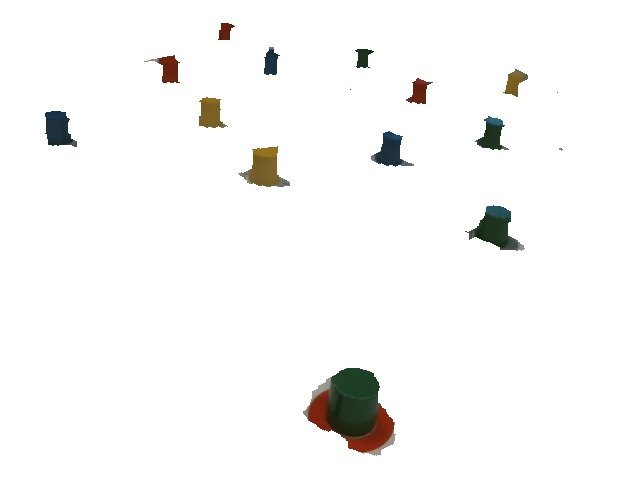
#> input picture on_comp/take_data2/sabun_img.jpg, 640 x 480 px
$ python homography.py
#> lines starting #> are read from the running program, lines starting #| are printed output that depends on the picture
#透視変換
import cv2
import numpy as np
import math

#座標クリックして画像切り取りGUI

def mouse_event(event, x, y, flags,param):
    drag = -1
    if pickup_mode=="none":
        if event==cv2.EVENT_LBUTTONUP:
            drag = -1

        if event==cv2.EVENT_LBUTTONDOWN:
            for i,pt in enumerate(pts):
                if np.linalg.norm(np.array(pt)-np.array([x,y]))<60:
                    drag = i
                    pts[drag]= [x,y]
                    break

    cv2.polylines(ui_frame,[pts],True, (255,0,0) , 1 )
    prev_pt = None
    for pt in pts:
        cv2.circle(ui_frame, center =(int(pt[0]),int(pt[1])), radius = 6 , color = (0,0,255), thickness=2)
        if prev_pt is not None:
            cv2.line(ui_frame,((int(prev_pt[0]),int(prev_pt[1]))),((int(pt[0]),int(pt[1]))), (0,0,255), 2)
        else :
            first_pt=pt
        prev_pt=pt

    cv2.line(ui_frame,((int(prev_pt[0]),int(prev_pt[1]))),((int(first_pt[0]),int(first_pt[1]))), (0,0,255), 2)
    cv2.imshow('UI_image', ui_frame)

img = cv2.imread("take_data2/sabun_img.jpg")
#> img is the input picture: shape (480, 640, 3); mean B, G, R 246.6, 247.3, 247.6
pts = np.array(((127,68),(242,203),(538,151),(383,40)))
#左上、左下、右下、右上
#if img is not None:
ui_frame = img.copy()
pickup_mode = 'none'
cv2.imshow('UI_image', ui_frame)
cv2.setMouseCallback('UI_image', mouse_event)
cv2.waitKey(0)

#hfakjdhakjdshakflajhfkajdflajdfakjsflaksjdhafdajdhflakjhdfjkahkjfhalkjsdalkjflaskjdaksjdsjhfalksdjhf
#hfakjdhakjdshakflajhfkajdflajdfakjsflaksjdhafdajdhflakjhdfjkahkjfhalkjsdalkjflaskjdaksjdsjhfalksdjhf


# 比率調整"1.0～1.5"の5段階調整
w_ratio = 1.1

# 変換前4点の座標　p1:左上　p2:右上 p3:左下 p4:右下
#"L_block.jpg"の座標
'''
p1 = np.array([79, 93])0
p2 = np.array([373,7])3
p3 = np.array([243,269])1
p4 = np.array([639,101])2
'''
#"sabun_img.jpg"の座標
'''
p1 = np.array([127, 68])
p2 = np.array([383,40])
p3 = np.array([242,203])
p4 = np.array([538,151])
'''

# 入力画像の読み込み
#img = cv2.imread("take_data2/sabun_img.jpg")

#マウスクリックした座標
p1 = pts[0]
p2 = pts[3]
p3 = pts[1]
p4 = pts[2]

#　幅取得
o_width = np.linalg.norm(p2 - p1)
o_width = math.floor(o_width * w_ratio)

#　高さ取得
o_height = np.linalg.norm(p3 - p1)
o_height = math.floor(o_height)

# 変換前の4点
src = np.float32([p1, p2, p3, p4])

# 変換後の4点
dst = np.float32([[0, 0],[o_width, 0],[0, o_height],[o_width, o_height]])

# 変換行列
M = cv2.getPerspectiveTransform(src, dst)

# 射影変換・透視変換する
output = cv2.warpPerspective(img, M,(o_width, o_height))
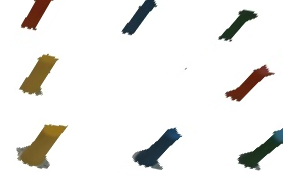
#> output: shape (177, 283, 3); mean B, G, R 233.4, 235.7, 236.7

#画面に表示する
cv2.imshow('homography', output)
cv2.waitKey(0)

# 射影変換・透視変換した画像の保存
#cv2.imwrite("take_data2/ho2.jpg", output)

$ run again, with on_comp/take_data2/block_rect.jpg copied over on_comp/take_data2/sabun_img.jpg
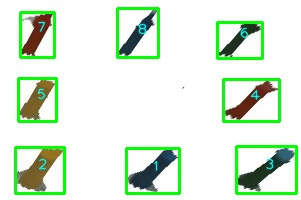
#> input picture on_comp/take_data2/block_rect.jpg, 301 x 200 px
#> img is the input picture: shape (200, 301, 3); mean B, G, R 217.8, 236.4, 219.4
#> `output = cv2.warpPerspective(img, M,(o_width, o_height))`:
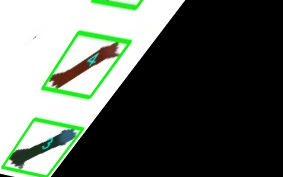
#> output: shape (177, 283, 3); mean B, G, R 91.4, 99.1, 91.9
